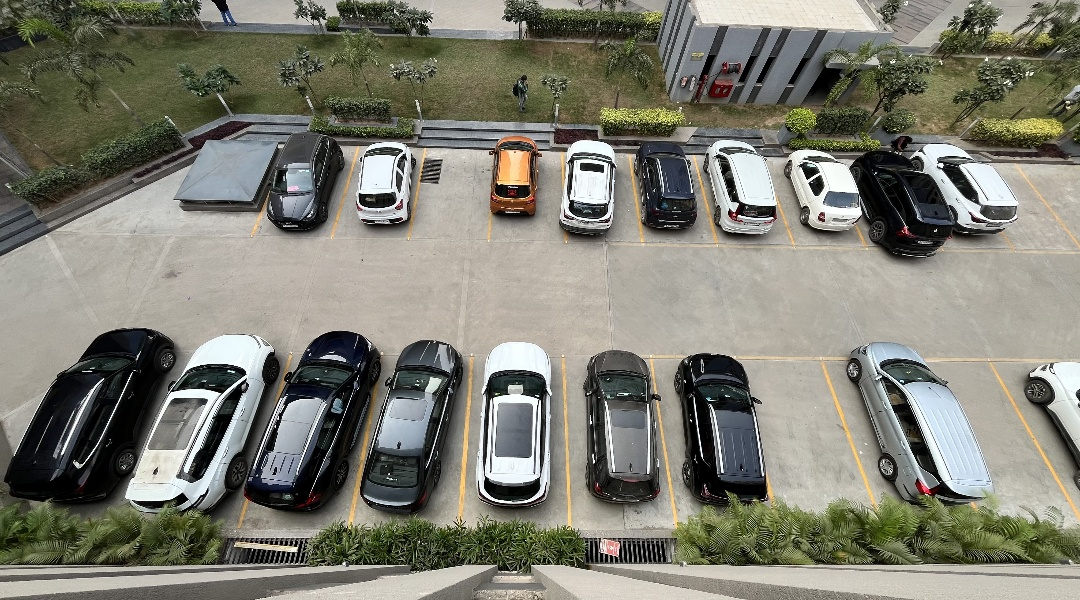
#> input picture gg-dataset/2.jpg, 1080 x 600 px
$ python tt.py
#> lines starting #> are read from the running program, lines starting #| are printed output that depends on the picture; after the words box and inside, x2 and y2 are one past the last pixel; in counts of white or black regions, pixels touching at a corner belong together
import cv2
import json
import numpy as np

# image_path = "img0_1080x600.jpg"
# json_file  = "slots_cam1.json"
image_path = "2.jpg"          # your parking image
json_file = "bounding_boxes.json"

img = cv2.imread(image_path)
#> img is the input picture: shape (600, 1080, 3); mean B, G, R 113.9, 125.6, 126.2
assert img is not None
h, w = img.shape[:2]
#> h = 600; w = 1080
print("Image size:", w, "x", h)
#| Image size: 1080 x 600

with open(json_file, "r", encoding="utf-8") as f:
#> (reads yolo11-parkinglot-main/bounding_boxes.json from the repository)
    regions = json.load(f)

for i, region in enumerate(regions, start=1):
    pts = np.array(region["points"], dtype=np.int32)
    cv2.polylines(img, [pts], True, (0, 255, 0), 2)
    cx = int(np.mean(pts[:, 0]))
    cy = int(np.mean(pts[:, 1]))
    cv2.circle(img, (cx, cy), 4, (0, 0, 255), -1)
    cv2.putText(img, f"S{i}", (cx + 5, cy - 5),
                cv2.FONT_HERSHEY_SIMPLEX, 0.6, (0, 0, 255), 2)
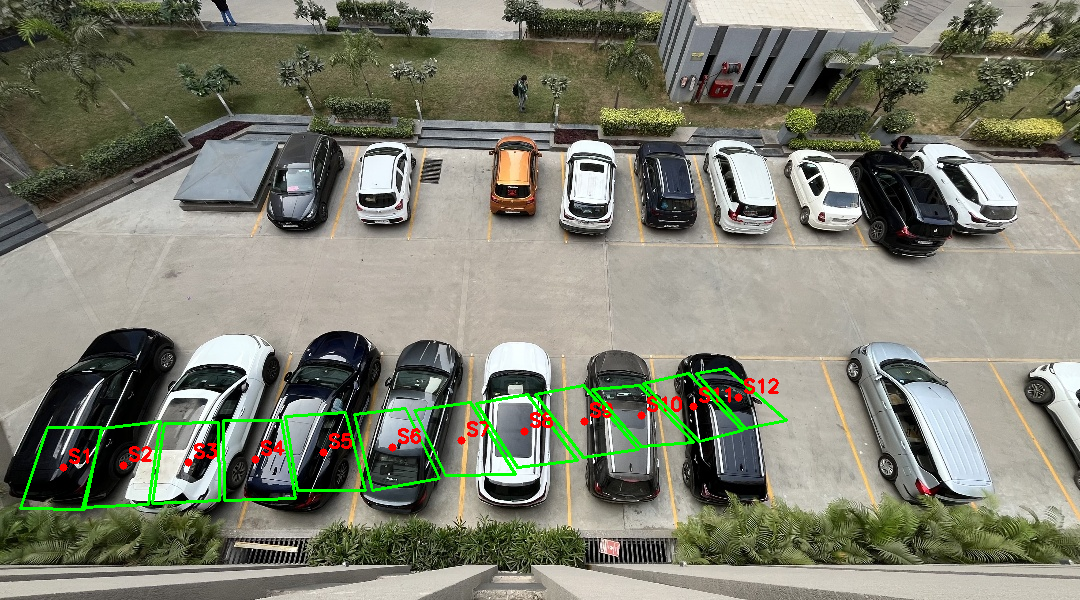
#> img: shape (600, 1080, 3); 1.91% of pixels changed, all inside (x1, y1, x2, y2) = (19, 367, 788, 511)

cv2.imshow("Check polygons only", img)
cv2.waitKey(0)
cv2.destroyAllWindows()
